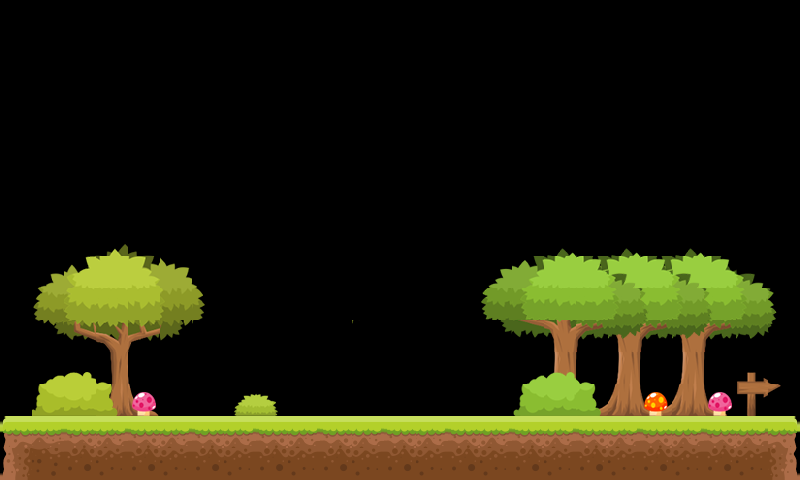

A level layout from a 2D game, rendered from its tile map. Below: a short description, then the map file with tile-grid data replaced by summaries:
An orthogonal 25x15 tile map with 32x32 px tiles, 4 tile layers (Слой тайлов 1, Слой тайлов 2, Слой тайлов 3, Слой тайлов 4) and 23 objects (LEFTWALL, SKYWALL, RIGHTWALL).

<map version="1.0" orientation="orthogonal" renderorder="right-down" width="25" height="15" tilewidth="32" tileheight="32" nextobjectid="285">
 <tileset firstgid="1" name="tile2" tilewidth="32" tileheight="32" spacing="4" margin="4" tilecount="196" columns="14">
  <image source="tmx/tile2.png" width="512" height="512" />
 </tileset>
 <layer name="Слой тайлов 1" width="25" height="15">
  <data>[375 cells, 192 non-empty, 56 distinct tile ids]</data>
 </layer>
 <objectgroup name="object" width="25" height="15">
  <object id="24" x="0" y="416" width="798" height="64" />
  <object id="17" name="LEFTWALL" x="1" y="1" width="5" height="480" />
  <object id="18" name="SKYWALL" x="3" y="0" width="800" height="5" />
  <object id="19" name="RIGHTWALL" x="795" y="3" width="5" height="480" />
 </objectgroup>
 <layer name="Слой тайлов 2" width="25" height="15">
  <data>[375 cells, 36 non-empty, 36 distinct tile ids]</data>
 </layer>
 <layer name="Слой тайлов 3" width="25" height="15">
  <data>[375 cells, 72 non-empty, 72 distinct tile ids]</data>
 </layer>
 <layer name="Слой тайлов 4" width="25" height="15">
  <data>[375 cells, 21 non-empty, 20 distinct tile ids]</data>
 </layer>
 <objectgroup name="rectangleDensity" width="25" height="15">
  <object id="245" x="320" y="384" width="128" height="32" />
 </objectgroup>
 <objectgroup name="rectangleStatic" width="25" height="15">
  <object id="252" x="448" y="352" width="128" height="32" />
 </objectgroup>
 <objectgroup name="box1" width="25" height="15">
  <object id="253" x="352" y="288" width="64" height="64" />
 </objectgroup>
 <objectgroup name="boxJointA" width="25" height="15">
  <object id="256" x="368" y="162" width="32" height="32" />
 </objectgroup>
 <objectgroup name="circleJointB" width="25" height="15">
  <object id="256" x="374" y="16" width="32" height="32" />
 </objectgroup>
 <objectgroup name="box1Density" width="25" height="15">
  <object id="260" x="607" y="352" width="64" height="64" />
 </objectgroup>
 <objectgroup name="rectangleDensity" width="25" height="15">
  <object id="261" x="576" y="320" width="128" height="32" />
  <object id="265" x="576" y="256" width="128" height="32" />
  <object id="266" x="576" y="224" width="128" height="32" />
  <object id="267" x="576" y="192" width="128" height="32" />
  <object id="268" x="576" y="160" width="128" height="32" />
 </objectgroup>
 <objectgroup name="rectangle1" width="25" height="15">
  <object id="264" x="576" y="288" width="128" height="32" />
  <object id="278" x="448" y="384" width="128" height="32" />
  <object id="279" x="320" y="352" width="128" height="32" />
  <object id="282" x="576" y="96" width="128" height="32" />
 </objectgroup>
 <objectgroup name="boxSmallDensity" width="25" height="15">
  <object id="280" x="576" y="128" width="32" height="32" />
  <object id="281" x="671" y="128" width="32" height="32" />
 </objectgroup>
 <objectgroup name="apple2" width="25" height="15">
  <object id="283" x="640" y="64" width="32" height="32" />
 </objectgroup>
 <objectgroup name="boxSmall" width="25" height="15">
  <object id="284" x="672" y="64" width="32" height="32" />
 </objectgroup>
</map>
